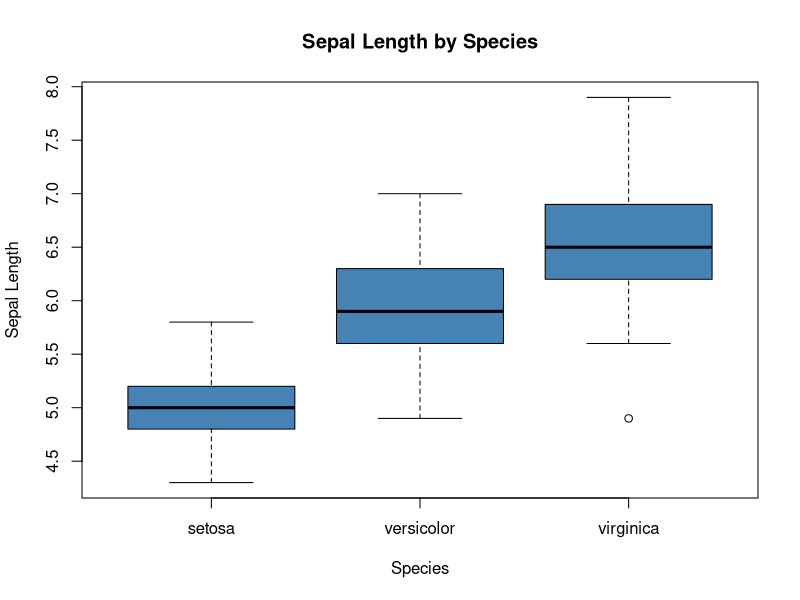

Source code (R):
## ---- chunk 1
#| label: iris-example
#| fig-cap: "A boxplot of the iris dataset"

boxplot(Sepal.Length~Species,
        data=iris,
        main='Sepal Length by Species',
        xlab='Species',
        ylab='Sepal Length',
        col='steelblue',
        border='black')


